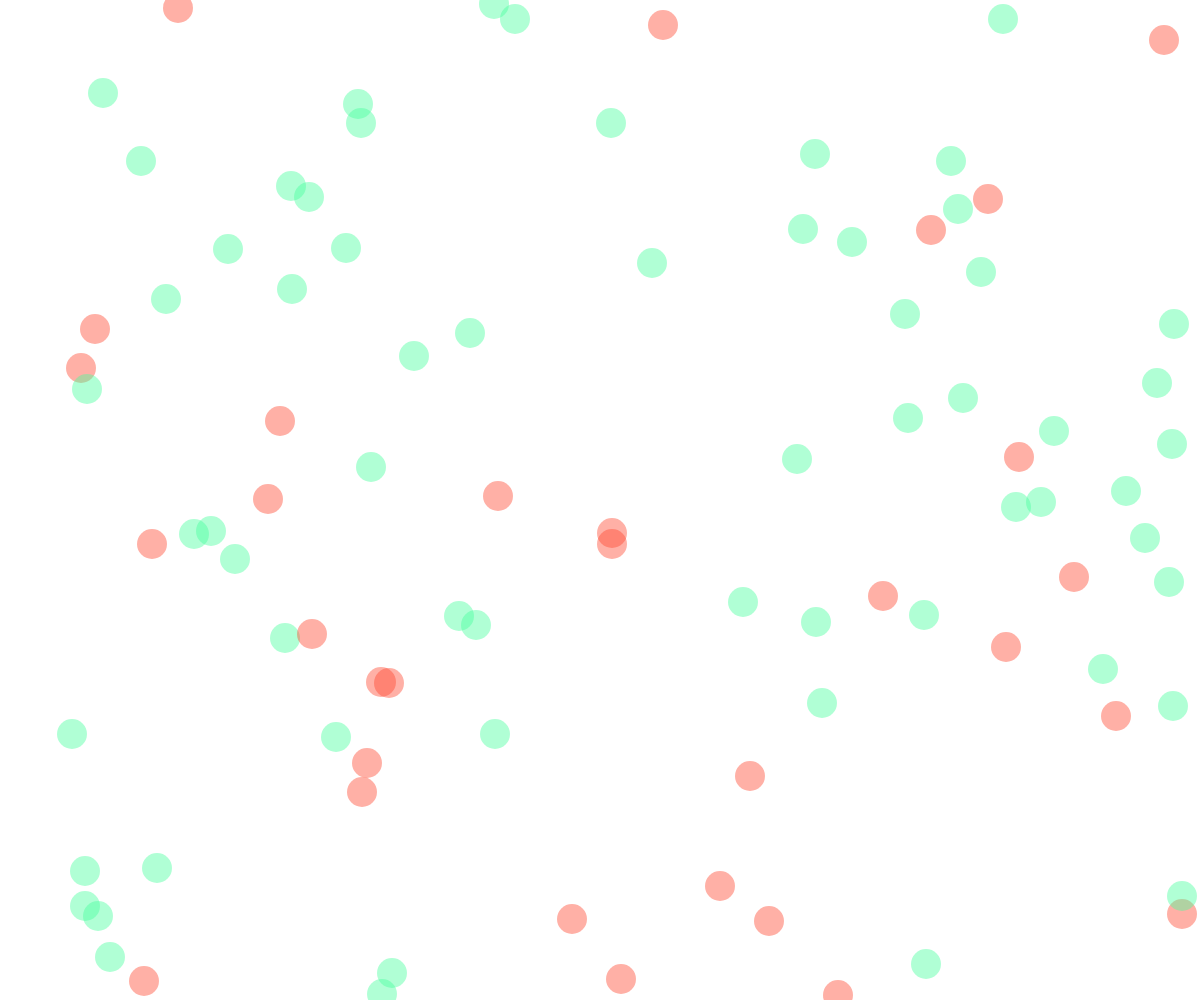
Frame 1 (no input)
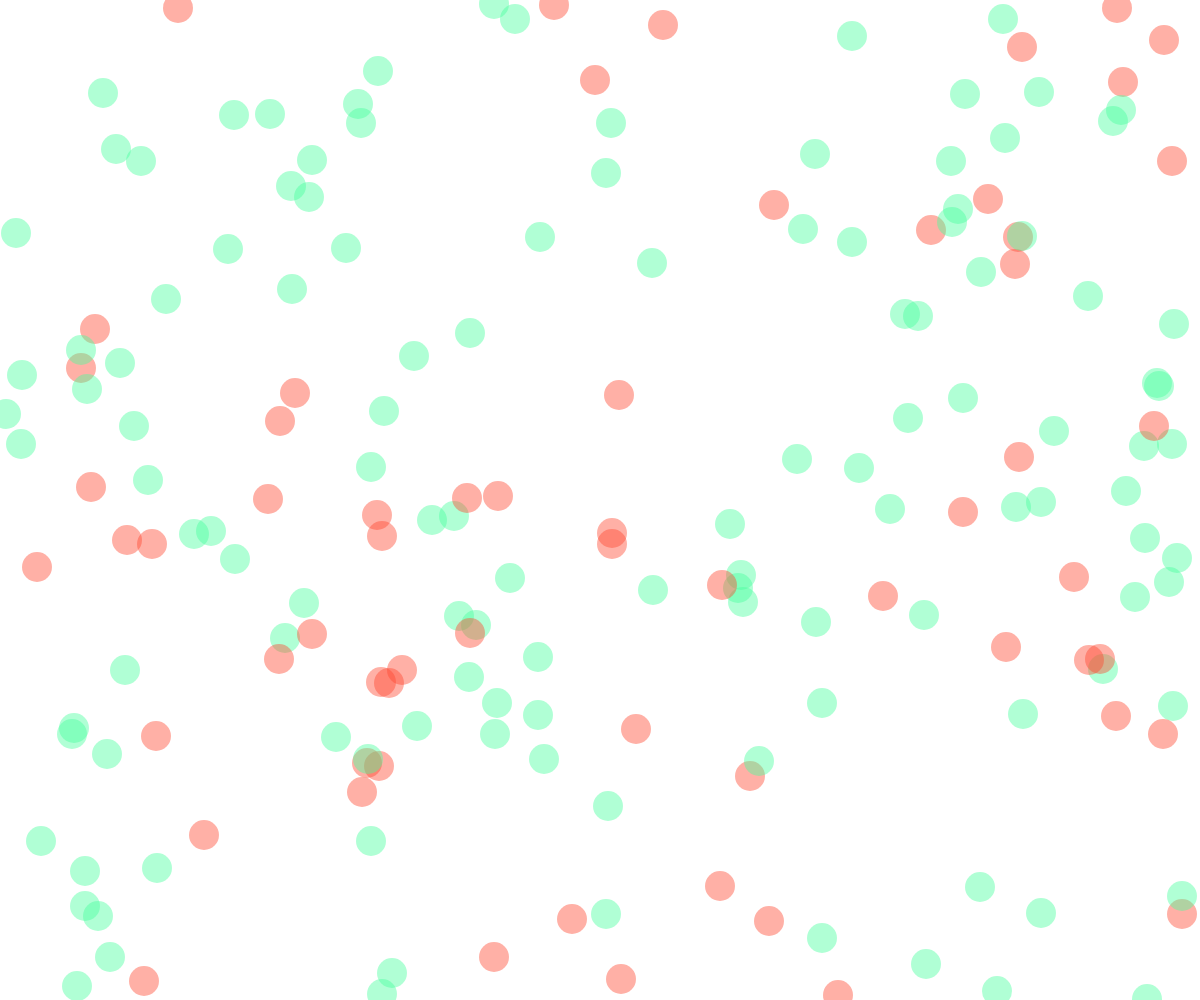
Frame 2 (the mouse pressed at the canvas centre, redrawn once)

The p5.js sketch that drew these frames (run headless with seeded random() and noise() and a simulated clock; the mouse was pressed at the canvas centre and the sketch redrawn once):

// p5.js sketch
// ── sketch.js
var c, _2;

function setup() {
	createCanvas(windowWidth, windowHeight);

	c = color(71, 255, 157, 110);
	c_2 = color(255, 72, 48, 110);

	noStroke();
	noLoop();
}

function draw() {

	var num_dots = get_rand_int(75, 95);

	for(var i=0; i < num_dots; i++) {
		
		if( i%3 === 0 ) {
			fill(c_2);
		} else {
			fill(c);
		}

		ellipse(get_rand_int(0, windowWidth), get_rand_int(0, windowHeight), 30, 30);
	}
}


function get_rand_int(min, max) {
	// A helper function that returns an integer between
	// min and max

	return Math.floor(Math.random() * (max - min) + min);
}
